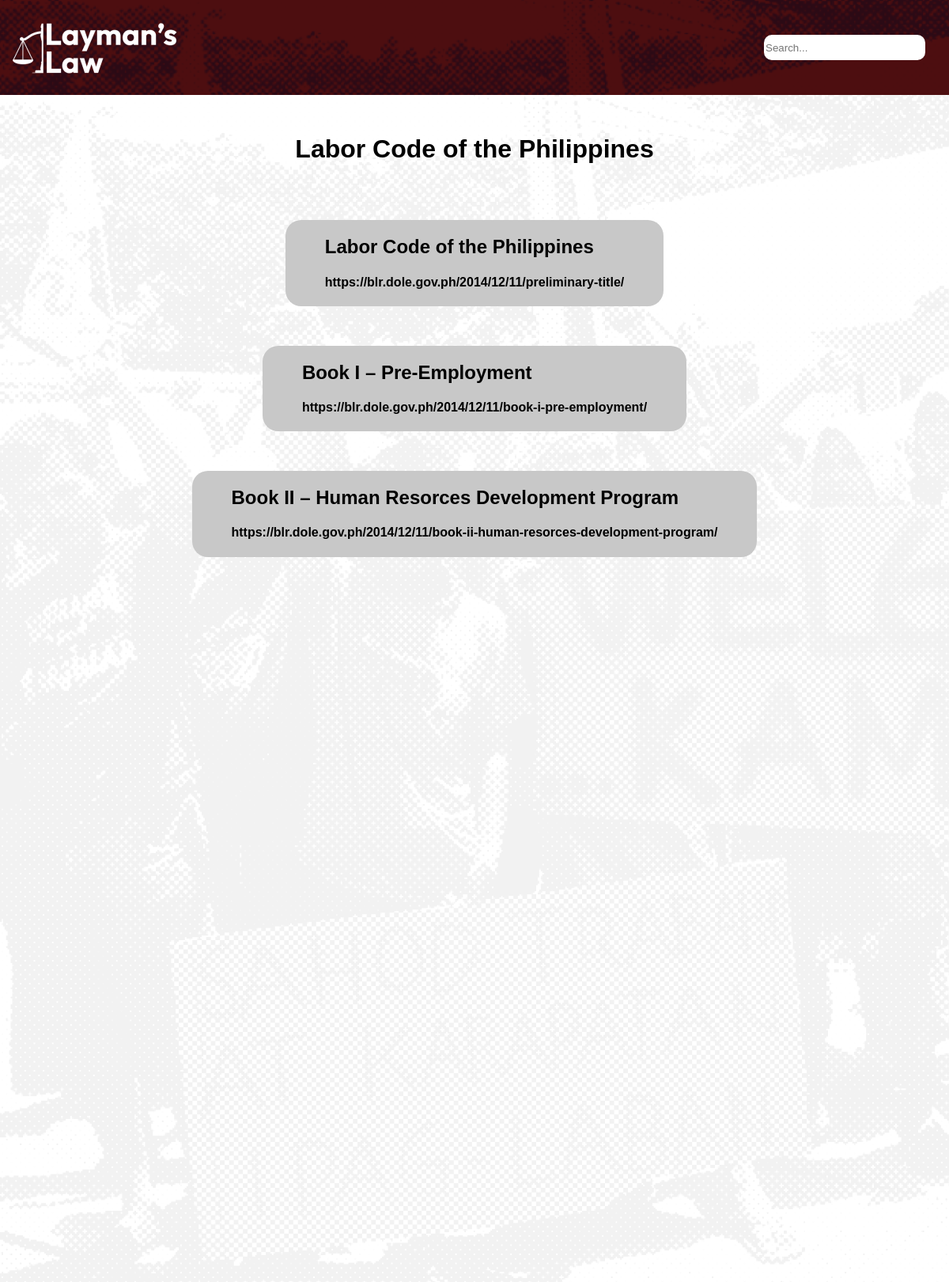
Page /wiki/ on the committed database.
### wiki/models.py (models this page shows, shortened)
class Law(models.Model):
    name = models.CharField(max_length=1000)
    code = models.CharField(max_length=1000)
    fullLaw = models.CharField(max_length=1000)

### wiki/views.py (the view)
# urls.py: path("", views.lawList, name="wiki"),
def lawList(request):
    laws = Law.objects.all()
    return render(request, "wiki/laborlaws.html", {"laws": laws})

### wiki/templates/wiki/laborlaws.html (shortened to what this page needs)
<!DOCTYPE html>
<html>
    <head>
        <link rel="stylesheet" href="">
    </head>
    <body>
        <Header>
            <img src="$/assets/Logo.png" alt="nologo">
            <input type="text" placeholder="Search...">
        </Header>
        <div class="content">
            <h1 style="margin-top: 50px;">Labor Code of the Philippines</h1>
            {% for law in laws %}
            <div class="book">
                <h2>{{law.name}}</h2>
                <h4>{{law.fullLaw}}</h4>
            </div>
            {% endfor %}
        </div>
    </body>
</html>

### wiki/templates/wiki/laborlaws.html (style rules this page uses)
body { margin: 0; }
header { overflow: hidden; background-image: url(assets/header_red.png); height: 15vh; display: flex; justify-content: space-between; align-items: center; }
img { padding: 14px 16px; }
input[type=text] { height: 30px; width: 200px; border-radius: 10px; margin-right: 30px; border: none; }
.content { background-image: url(assets/laborlaws_bg.png); height: 1500px; display: flex; flex-direction: column; align-items: center; font-family: Arial, Helvetica, sans-serif; }
.book { border-radius: 20px; background-color: #C8C8C8; padding: 0px 50px 0px 50px; margin: 50px 0px 0px 0px; }

### rows in the picture
Law: name "Labor Code of the Philippines", fullLaw "https://blr.dole.gov.ph/2014/12/11/preliminary-title/"
Law: name "Book I – Pre-Employment", fullLaw "https://blr.dole.gov.ph/2014/12/11/book-i-pre-employment/"
Law: name "Book II – Human Resorces Development Program", fullLaw "https://blr.dole.gov.ph/2014/12/11/book-ii-human-resorces-development-program/"
